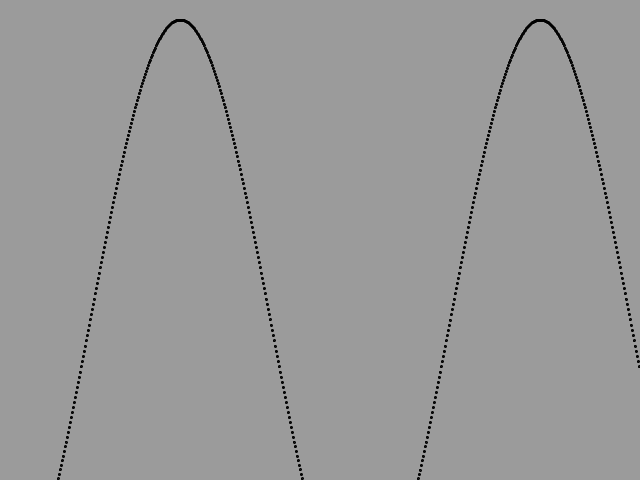
Frame 1 (no input)
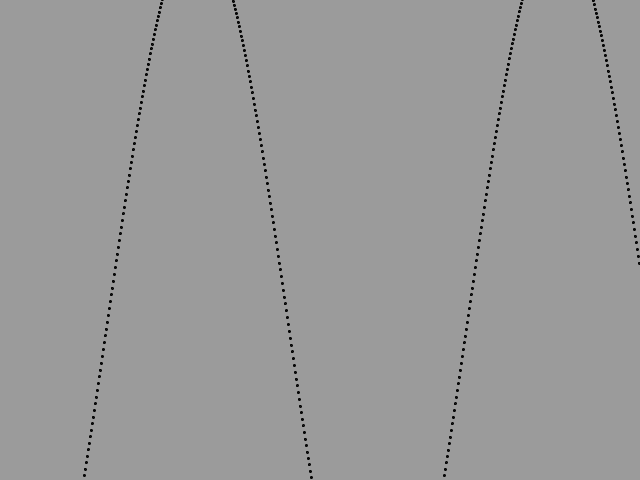
Frame 60 (the mouse pressed at the canvas centre just before this capture)
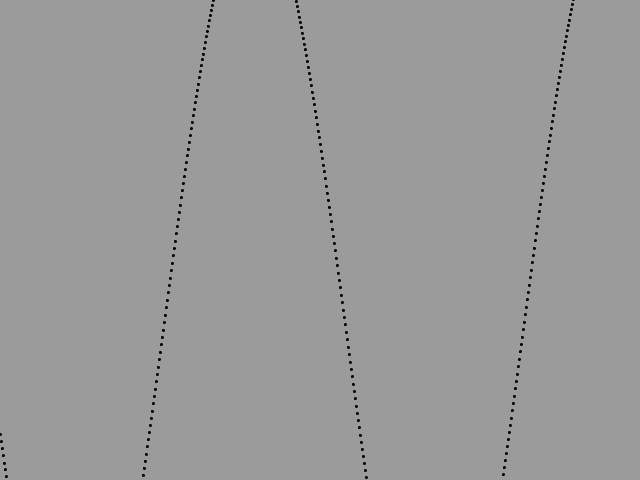
Frame 120 (the mouse held since frame 60 and released just before this capture)

The Processing sketch that drew these frames (run headless with seeded random() and noise(); from frame 60 on, the mouse is pressed at the canvas centre):

// Processing sketch: sin
// ── sin.pde
float [] array = new float [640];
int a=0;
float ang=0;
void setup()
{
  size(640,480);
  frameRate(10);
  while(a<array.length)
  {
    array[a]=width/2;
    a++;
  }
}

void draw()
{
  background(155);
  a=0;
  while(a<array.length)
  {
    fill(0);
    array[a]+=cos(ang)*300;
    ellipse(a,array[a],2,2);
    ang+=PI/180;
    a++;
  }
}
